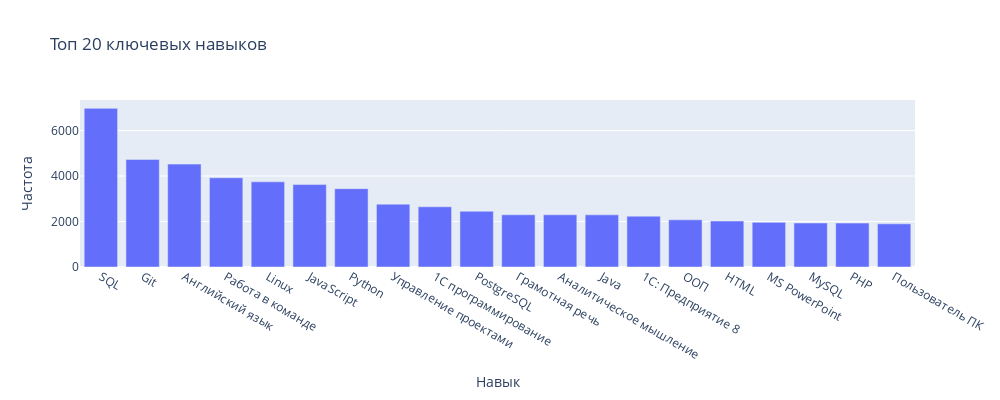

Notebook code for this chart:
### Markdown cell above
## <center> Частотный анализ ключевых навыков </center>

### Code cell
# Создаем запрос для получения ключевых навыков
query_vacancies = f'''
    select
        v.key_skills key_skills
    from
        vacancies v
'''

# 1. Загрузка данных, из созданного запроса
df = pd.read_sql_query(query_vacancies, connection)

# 2. Подготовка данных
# Разделяем ключевые навыки и проводим частотный анализ, c помощью:
# - dropna(): удаляем строки с пропусками в колонке key_skills;
# - str.split('\t'): разделяем ключевые навыки, перечисленные через cимвол табуляции;
# - explode(): разворачиваем списки навыков в отдельные строки;
# - str.strip(): удаляем лишние пробелы вокруг названий навыков.
skills_series = df['key_skills'].dropna().str.split('\t').explode().str.strip()
# Создаем DataFrame для частотного анализа
skills_frequency = skills_series.value_counts().reset_index()
skills_frequency.columns = ['skill', 'count']

# 3. Визуализация c помощью библиотеки plotly.express
fig_bar = px.bar(
    skills_frequency.head(20),
    x='skill', 
    y='count',
    title='Топ 20 ключевых навыков',
    width=1000, 
    height=400,
    labels={'skill': 'Навык', 'count': 'Частота'})

fig_bar.show()

# fig_hist.write_image("images/graphic_1.png", engine="kaleido");

### Figure 1 — Plotly figure (JSON) as saved in the notebook; plotly's stock layout.template omitted (floating-point values rounded to 4 significant figures)
{"data": [{"alignmentgroup": "True", "hovertemplate": "Навык=%{x}<br>Частота=%{y}<extra></extra>", "legendgroup": "", "marker": {"color": "#636efa", "pattern": {"shape": ""}}, "name": "", "offsetgroup": "", "orientation": "v", "showlegend": false, "textposition": "auto", "type": "bar", "x": ["SQL", "Git", "Английский язык", "Работа в команде", "Linux", "JavaScript", "Python", "Управление проектами", "1С программирование", "PostgreSQL", "Грамотная речь", "Аналитическое мышление", "Java", "1С: Предприятие 8", "ООП", "HTML", "MS PowerPoint", "MySQL", "PHP", "Пользователь ПК"], "xaxis": "x", "y": [6977, 4731, 4525, 3923, 3747, 3625, 3445, 2764, 2647, 2452, 2297, 2295, 2293, 2234, 2075, 2022, 1964, 1936, 1931, 1899], "yaxis": "y"}], "layout": {"barmode": "relative", "height": 400, "legend": {"tracegroupgap": 0}, "title": {"text": "Топ 20 ключевых навыков"}, "width": 1000, "xaxis": {"anchor": "y", "domain": [0, 1], "title": {"text": "Навык"}}, "yaxis": {"anchor": "x", "domain": [0, 1], "title": {"text": "Частота"}}}}
